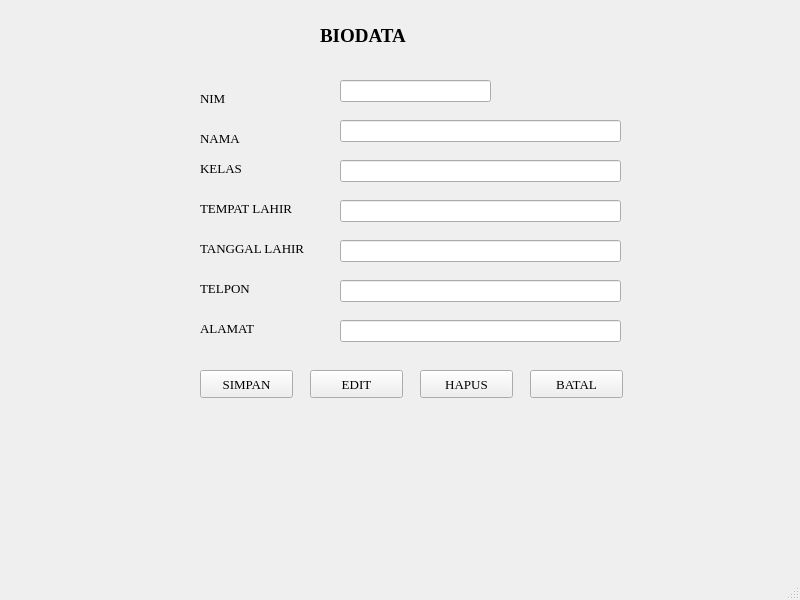
<?xml version="1.0" encoding="UTF-8"?>
<ui version="4.0">
 <class>MainWindow</class>
 <widget class="QMainWindow" name="MainWindow">
  <property name="geometry">
   <rect>
    <x>0</x>
    <y>0</y>
    <width>800</width>
    <height>600</height>
   </rect>
  </property>
  <property name="windowTitle">
   <string>MainWindow</string>
  </property>
  <widget class="QWidget" name="centralwidget">
   <widget class="QLabel" name="label">
    <property name="geometry">
     <rect>
      <x>200</x>
      <y>90</y>
      <width>55</width>
      <height>16</height>
     </rect>
    </property>
    <property name="font">
     <font>
      <family>Times New Roman</family>
      <pointsize>10</pointsize>
     </font>
    </property>
    <property name="text">
     <string>NIM</string>
    </property>
   </widget>
   <widget class="QLabel" name="label_2">
    <property name="geometry">
     <rect>
      <x>200</x>
      <y>130</y>
      <width>55</width>
      <height>16</height>
     </rect>
    </property>
    <property name="font">
     <font>
      <family>Times New Roman</family>
      <pointsize>10</pointsize>
     </font>
    </property>
    <property name="text">
     <string>NAMA</string>
    </property>
   </widget>
   <widget class="QLabel" name="label_3">
    <property name="geometry">
     <rect>
      <x>200</x>
      <y>160</y>
      <width>55</width>
      <height>16</height>
     </rect>
    </property>
    <property name="font">
     <font>
      <family>Times New Roman</family>
      <pointsize>10</pointsize>
     </font>
    </property>
    <property name="text">
     <string>KELAS</string>
    </property>
   </widget>
   <widget class="QLabel" name="label_4">
    <property name="geometry">
     <rect>
      <x>200</x>
      <y>200</y>
      <width>121</width>
      <height>16</height>
     </rect>
    </property>
    <property name="font">
     <font>
      <family>Times New Roman</family>
      <pointsize>10</pointsize>
     </font>
    </property>
    <property name="text">
     <string>TEMPAT LAHIR</string>
    </property>
   </widget>
   <widget class="QLabel" name="label_5">
    <property name="geometry">
     <rect>
      <x>200</x>
      <y>240</y>
      <width>131</width>
      <height>16</height>
     </rect>
    </property>
    <property name="font">
     <font>
      <family>Times New Roman</family>
      <pointsize>10</pointsize>
     </font>
    </property>
    <property name="text">
     <string>TANGGAL LAHIR</string>
    </property>
   </widget>
   <widget class="QLabel" name="label_6">
    <property name="geometry">
     <rect>
      <x>200</x>
      <y>280</y>
      <width>81</width>
      <height>16</height>
     </rect>
    </property>
    <property name="font">
     <font>
      <family>Times New Roman</family>
      <pointsize>10</pointsize>
     </font>
    </property>
    <property name="text">
     <string>TELPON</string>
    </property>
   </widget>
   <widget class="QLabel" name="label_7">
    <property name="geometry">
     <rect>
      <x>200</x>
      <y>320</y>
      <width>81</width>
      <height>16</height>
     </rect>
    </property>
    <property name="font">
     <font>
      <family>Times New Roman</family>
      <pointsize>10</pointsize>
     </font>
    </property>
    <property name="text">
     <string>ALAMAT</string>
    </property>
   </widget>
   <widget class="QLabel" name="label_8">
    <property name="geometry">
     <rect>
      <x>320</x>
      <y>20</y>
      <width>101</width>
      <height>31</height>
     </rect>
    </property>
    <property name="minimumSize">
     <size>
      <width>101</width>
      <height>0</height>
     </size>
    </property>
    <property name="maximumSize">
     <size>
      <width>101</width>
      <height>71</height>
     </size>
    </property>
    <property name="font">
     <font>
      <family>Times New Roman</family>
      <pointsize>14</pointsize>
      <weight>75</weight>
      <bold>true</bold>
     </font>
    </property>
    <property name="text">
     <string>BIODATA</string>
    </property>
   </widget>
   <widget class="QLineEdit" name="lineEdit">
    <property name="geometry">
     <rect>
      <x>340</x>
      <y>80</y>
      <width>151</width>
      <height>22</height>
     </rect>
    </property>
   </widget>
   <widget class="QLineEdit" name="lineEdit_2">
    <property name="geometry">
     <rect>
      <x>340</x>
      <y>120</y>
      <width>281</width>
      <height>22</height>
     </rect>
    </property>
   </widget>
   <widget class="QLineEdit" name="lineEdit_3">
    <property name="geometry">
     <rect>
      <x>340</x>
      <y>160</y>
      <width>281</width>
      <height>22</height>
     </rect>
    </property>
   </widget>
   <widget class="QLineEdit" name="lineEdit_4">
    <property name="geometry">
     <rect>
      <x>340</x>
      <y>200</y>
      <width>281</width>
      <height>22</height>
     </rect>
    </property>
   </widget>
   <widget class="QLineEdit" name="lineEdit_5">
    <property name="geometry">
     <rect>
      <x>340</x>
      <y>240</y>
      <width>281</width>
      <height>22</height>
     </rect>
    </property>
   </widget>
   <widget class="QLineEdit" name="lineEdit_6">
    <property name="geometry">
     <rect>
      <x>340</x>
      <y>280</y>
      <width>281</width>
      <height>22</height>
     </rect>
    </property>
   </widget>
   <widget class="QLineEdit" name="lineEdit_7">
    <property name="geometry">
     <rect>
      <x>340</x>
      <y>320</y>
      <width>281</width>
      <height>22</height>
     </rect>
    </property>
   </widget>
   <widget class="QPushButton" name="pushButton">
    <property name="geometry">
     <rect>
      <x>200</x>
      <y>370</y>
      <width>93</width>
      <height>28</height>
     </rect>
    </property>
    <property name="font">
     <font>
      <family>Times New Roman</family>
      <pointsize>10</pointsize>
     </font>
    </property>
    <property name="text">
     <string>SIMPAN</string>
    </property>
   </widget>
   <widget class="QPushButton" name="pushButton_2">
    <property name="geometry">
     <rect>
      <x>310</x>
      <y>370</y>
      <width>93</width>
      <height>28</height>
     </rect>
    </property>
    <property name="font">
     <font>
      <family>Times New Roman</family>
      <pointsize>10</pointsize>
     </font>
    </property>
    <property name="text">
     <string>EDIT</string>
    </property>
   </widget>
   <widget class="QPushButton" name="pushButton_3">
    <property name="geometry">
     <rect>
      <x>420</x>
      <y>370</y>
      <width>93</width>
      <height>28</height>
     </rect>
    </property>
    <property name="font">
     <font>
      <family>Times New Roman</family>
      <pointsize>10</pointsize>
     </font>
    </property>
    <property name="text">
     <string>HAPUS</string>
    </property>
   </widget>
   <widget class="QPushButton" name="pushButton_4">
    <property name="geometry">
     <rect>
      <x>530</x>
      <y>370</y>
      <width>93</width>
      <height>28</height>
     </rect>
    </property>
    <property name="font">
     <font>
      <family>Times New Roman</family>
      <pointsize>10</pointsize>
     </font>
    </property>
    <property name="text">
     <string>BATAL</string>
    </property>
   </widget>
  </widget>
  <widget class="QMenuBar" name="menubar">
   <property name="geometry">
    <rect>
     <x>0</x>
     <y>0</y>
     <width>800</width>
     <height>26</height>
    </rect>
   </property>
  </widget>
  <widget class="QStatusBar" name="statusbar"/>
 </widget>
 <resources/>
 <connections/>
</ui>
